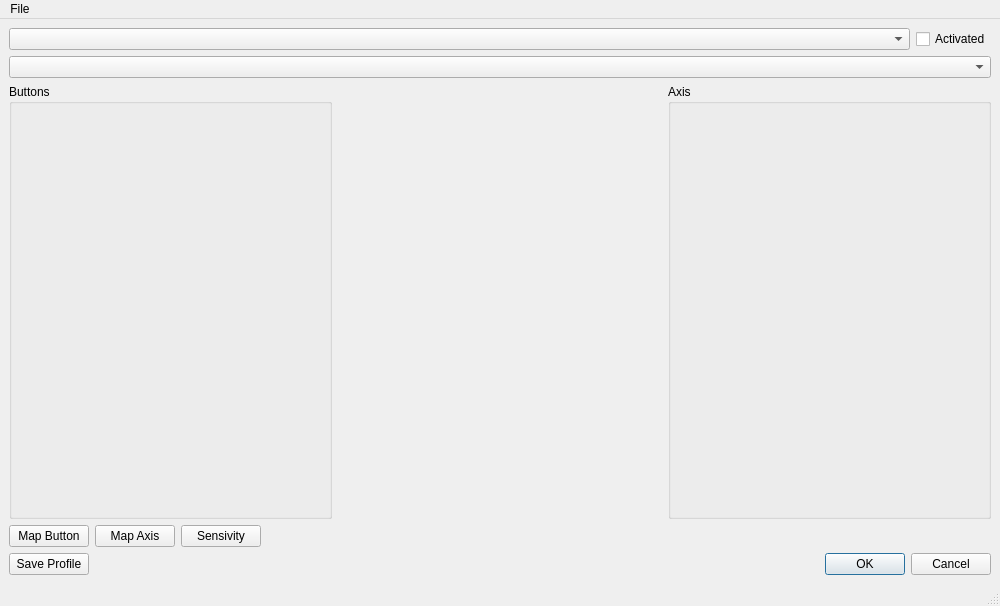
<?xml version="1.0" encoding="UTF-8"?>
<ui version="4.0">
 <class>MainWindow</class>
 <widget class="QMainWindow" name="MainWindow">
  <property name="geometry">
   <rect>
    <x>0</x>
    <y>0</y>
    <width>1000</width>
    <height>606</height>
   </rect>
  </property>
  <property name="windowTitle">
   <string>JoyMouse</string>
  </property>
  <widget class="QWidget" name="centralwidget">
   <layout class="QVBoxLayout" name="verticalLayout">
    <item>
     <layout class="QHBoxLayout" name="horizontalLayout_3">
      <item>
       <widget class="QComboBox" name="joypadComboBox">
        <property name="sizePolicy">
         <sizepolicy hsizetype="Preferred" vsizetype="Fixed">
          <horstretch>0</horstretch>
          <verstretch>0</verstretch>
         </sizepolicy>
        </property>
        <property name="toolTip">
         <string>Choose a Gamepad to configure</string>
        </property>
       </widget>
      </item>
      <item>
       <widget class="QCheckBox" name="activatedCheckBox">
        <property name="sizePolicy">
         <sizepolicy hsizetype="Maximum" vsizetype="Fixed">
          <horstretch>0</horstretch>
          <verstretch>0</verstretch>
         </sizepolicy>
        </property>
        <property name="toolTip">
         <string>Activate Selected Gamepad</string>
        </property>
        <property name="text">
         <string>Activated</string>
        </property>
       </widget>
      </item>
     </layout>
    </item>
    <item>
     <widget class="QComboBox" name="profileComboBox"/>
    </item>
    <item>
     <layout class="QHBoxLayout" name="horizontalLayout_2">
      <item>
       <widget class="QGroupBox" name="buttonGroupBox">
        <property name="toolTip">
         <string>Button mappings</string>
        </property>
        <property name="title">
         <string>Buttons</string>
        </property>
        <layout class="QVBoxLayout" name="verticalLayout_2"/>
       </widget>
      </item>
      <item>
       <widget class="QLabel" name="gamepadLabel">
        <property name="text">
         <string/>
        </property>
        <property name="pixmap">
         <pixmap resource="resources.qrc">:/Assets/Gamepad_configure.jpg</pixmap>
        </property>
        <property name="scaledContents">
         <bool>false</bool>
        </property>
       </widget>
      </item>
      <item>
       <widget class="QGroupBox" name="axisGroupBox">
        <property name="toolTip">
         <string>Axis mappings</string>
        </property>
        <property name="title">
         <string>Axis</string>
        </property>
        <layout class="QVBoxLayout" name="verticalLayout_3"/>
       </widget>
      </item>
     </layout>
    </item>
    <item>
     <layout class="QHBoxLayout" name="horizontalLayout_4">
      <item>
       <widget class="QPushButton" name="mapButton">
        <property name="toolTip">
         <string>Map a Button/Axis</string>
        </property>
        <property name="text">
         <string>Map Button</string>
        </property>
       </widget>
      </item>
      <item>
       <widget class="QPushButton" name="mapAxisButton">
        <property name="text">
         <string>Map Axis</string>
        </property>
       </widget>
      </item>
      <item>
       <widget class="QPushButton" name="sensivityButton">
        <property name="text">
         <string>Sensivity</string>
        </property>
       </widget>
      </item>
      <item>
       <spacer name="horizontalSpacer">
        <property name="orientation">
         <enum>Qt::Horizontal</enum>
        </property>
        <property name="sizeHint" stdset="0">
         <size>
          <width>40</width>
          <height>20</height>
         </size>
        </property>
       </spacer>
      </item>
     </layout>
    </item>
    <item>
     <layout class="QHBoxLayout" name="horizontalLayout">
      <item>
       <widget class="QPushButton" name="saveProfileButton">
        <property name="toolTip">
         <string>Save the Profile</string>
        </property>
        <property name="text">
         <string>Save Profile</string>
        </property>
       </widget>
      </item>
      <item>
       <widget class="QDialogButtonBox" name="buttonBox">
        <property name="standardButtons">
         <set>QDialogButtonBox::Cancel|QDialogButtonBox::Ok</set>
        </property>
       </widget>
      </item>
     </layout>
    </item>
   </layout>
  </widget>
  <widget class="QMenuBar" name="menubar">
   <property name="geometry">
    <rect>
     <x>0</x>
     <y>0</y>
     <width>1000</width>
     <height>27</height>
    </rect>
   </property>
   <widget class="QMenu" name="menuFile">
    <property name="title">
     <string>File</string>
    </property>
    <addaction name="actionLoad_Profile"/>
    <addaction name="actionSave_Profile"/>
    <addaction name="separator"/>
    <addaction name="actionQuit"/>
   </widget>
   <addaction name="menuFile"/>
  </widget>
  <widget class="QStatusBar" name="statusbar"/>
  <action name="actionLoad_Profile">
   <property name="text">
    <string>Load Profile</string>
   </property>
  </action>
  <action name="actionSave_Profile">
   <property name="text">
    <string>Save Profile</string>
   </property>
  </action>
  <action name="actionQuit">
   <property name="text">
    <string>Quit</string>
   </property>
  </action>
 </widget>
 <resources>
  <include location="resources.qrc"/>
 </resources>
 <connections/>
</ui>
